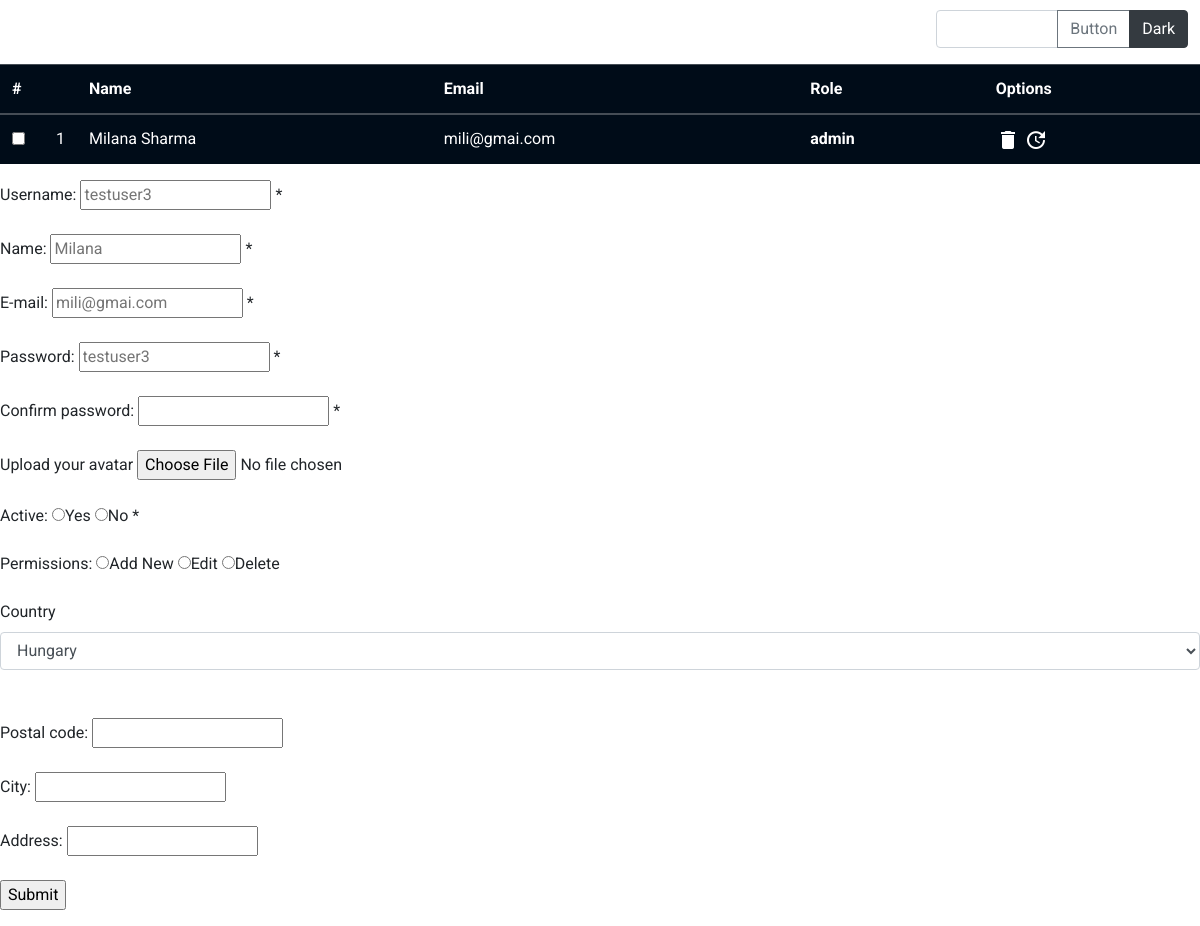
/modify.php?member=3, run on the app's committed database.
### tables this page shows
CREATE TABLE IF NOT EXISTS `users` (
  `id` int(11) NOT NULL AUTO_INCREMENT,
  `name` varchar(255) NOT NULL,
  `email` varchar(255) NOT NULL,
  `roles` varchar(255) NOT NULL,
  `username` varchar(255) NOT NULL,
  `password` varchar(255) NOT NULL,
  `avatar` varchar(255) NOT NULL,
  `active` tinyint(1) NOT NULL,
  `country` varchar(255) NOT NULL,
  `pcode` varchar(255) NOT NULL,
  `city` varchar(255) NOT NULL,
  `address` varchar(255) NOT NULL,
  PRIMARY KEY (`id`)
);

### modify.php (the view, shortened to what this page needs)
<!DOCTYPE HTML>
<html>
<head>
<link rel="stylesheet" href="https://stackpath.bootstrapcdn.com/bootstrap/4.3.1/css/bootstrap.min.css">
<link rel="stylesheet" type="text/css" href="super-style.css">
<link rel="stylesheet" href="https://cdnjs.cloudflare.com/ajax/libs/font-awesome/4.7.0/css/font-awesome.min.css">
</head>
<body>
<div class="input-group mb-3 custominputfield">
  <input type="text" class="form-control"  aria-label="" aria-describedby="basic-addon2">
  <div class="input-group-append">
    <button class="btn btn-outline-secondary" type="button">Button</button>
    <button type="button" class="btn btn-dark">Dark</button>
  </div>
</div>
<?php
include('db_config.php');
$member = $_SESSION["member"];
$usernameErr = $nameErr = $emailErr = $passwordErr = $cpasswordErr = $activeErr =  "";
$username0 = $name = $email = $password = $cpassword = $active = $permission = $country = $pcode = $city = $address = $avatar = "";
$usernamedb = $namedb = $emaildb = $pwdb = $activedb = $roledb = $countrydb = $pcodedb = $citydb = $addressdb = $avatardb = "";
echo"<table class='table table-dark'>
      <thead>
        <tr>
          <th scope='col'>#</th>
          <th scope='col'></th>
          <th scope='col'>Name</th>
          <th scope='col'>Email</th>
          <th scope='col'>Role</th>
          <th scope='col'>Options</th>
        </tr>
      </thead>
      <tbody>";
        $sql = "SELECT * FROM users WHERE id = '$member'";
        if (!$result = $connection->query($sql)) {
            echo "Sorry, the website is experiencing problems.";
            exit;
        }
        $counter = 1;
        while ($res = $result->fetch_assoc()) {
          $usernamedb = $res['username'];
          $namedb     = $res['name'];
          $emaildb    = $res['email'];
          $pwdb       = $res['password'];
          echo"
          <tr>
            <td scope='row' class='checkbox0'>
              <div class='form-check'>
                <input class='form-check-input position-static' type='checkbox' id='blankCheckbox' value='$res[id]' aria-label='...'>
              </div>
            </td>
            <td class='counter'>$counter</td>
            <td>$res[name]</td>
            <td>$res[email]</td>
            <td class='roles'>$res[roles]</td>
            <td class='buttonOption'>
               <a href='delete.php ?member=$res[id]' ><img class='lilIcons' src='delete_white_96x96.png' id='$res[id]'  alt=''></a>
               <a href='modify.php ?member=$res[id]' ><img class='lilIcons' src='update_white_96x96.png' id='$res[id]'  alt=''></a>
            </td>
          </tr>
          ";
      $counter ++;
        }
echo"</tbody>
    </table>";
?>
<form class='form-group' method="post" action="<?php echo htmlspecialchars($_SERVER["PHP_SELF"]);?>" enctype="multipart/form-data">
  Username: <input type="text" name="username" value="" placeholder=<?php echo $usernamedb;?>>
  <span class="error">* <?php echo $nameErr;?></span>
  <br><br>
  Name: <input type="text" name="name" value="" placeholder=<?php echo $namedb;?>>
  <span class="error">* <?php echo $nameErr;?></span>
  <br><br>
  E-mail: <input type="text" name="email" value=""  placeholder=<?php echo $emaildb;?>>
  <span class="error">* <?php echo $emailErr;?></span>
  <br><br>
  Password: <input type="password" name="password" value="" placeholder=<?php echo $pwdb;?>>
  <span class="error">* <?php echo $passwordErr;?></span>
  <br><br>
  Confirm password: <input type="password" name="cpassword" value="" >
  <span class="error">* <?php echo $cpasswordErr;?></span>
  <br><br>
  Upload your avatar  <input type="file" name="image"/>
  <br><br>
  Active:
  <input type="radio" name="active" <?php if (isset($active) && $active=="yes") echo "checked";?> value="yes">Yes
  <input type="radio" name="active" <?php if (isset($active) && $active=="no") echo "checked";?> value="no">No
  <span class="error">* <?php echo $activeErr;?></span>
  <br><br>
  Permissions:
  <input type="radio" name="permission" <?php if (isset($add) && $add=="add") echo "checked";?> value="add">Add New
  <input type="radio" name="permission" <?php if (isset($edit) && $edit=="edit") echo "checked";?> value="edit">Edit
  <input type="radio" name="permission" <?php if (isset($delete) && $delete=="delete") echo "checked";?> value="delete">Delete
  <br><br>
  <label for="country">Country</label>
            <select id="country" name="country" class="form-control">
                <option value="Hungary" selected>Hungary</option>
            </select>
  <br><br>
  Postal code: <input type="text" name="pcode" value="" placeholder=<?php echo $pcode;?>>
  <br><br>
  City: <input type="text" name="city" value="" placeholder=<?php echo $city;?>>
  <br><br>
  Address: <input type="text" name="address" value="" placeholder=<?php echo $address;?>>
  <br><br>
  <input type="submit" name="submit" value="Submit">
</form>
</body>
</html>

### super-style.css (style rules this page uses)
body { font-family: 'Roboto', sans-serif; }
.counter { width: 5px; padding : 0px; margin: 0px; }
.checkbox0 { width: 2px; padding : 0px; margin: 0px; }
.table-dark { color: #fff; background-color: #000c18; }
.roles { font-weight: 650; }
.lilIcons { width: 24px; height: auto; padding : 0px; margin : 0px; }
.buttonOption { padding : 12px !important; margin : 0px; }
.custominputfield { width: 21%; margin: 0px; margin-left: 78%; margin-top: 10px; }

### data on the page
users: name "Milana Sharma", email "mili@gmai.com", roles "admin", username "testuser3"
